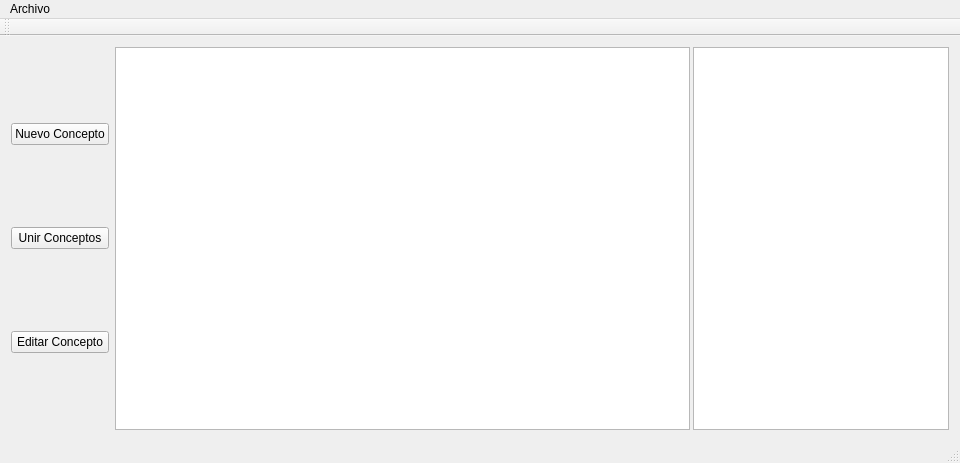
<?xml version="1.0" encoding="UTF-8"?>
<ui version="4.0">
 <class>MainWindow</class>
 <widget class="QMainWindow" name="MainWindow">
  <property name="geometry">
   <rect>
    <x>0</x>
    <y>0</y>
    <width>960</width>
    <height>463</height>
   </rect>
  </property>
  <property name="windowTitle">
   <string>MainWindow</string>
  </property>
  <widget class="QWidget" name="centralWidget">
   <layout class="QHBoxLayout" name="horizontalLayout">
    <item>
     <layout class="QVBoxLayout" name="verticalLayout">
      <item>
       <widget class="QPushButton" name="pushButton">
        <property name="text">
         <string>Nuevo Concepto</string>
        </property>
       </widget>
      </item>
      <item>
       <widget class="QPushButton" name="pushButton_2">
        <property name="text">
         <string>Unir Conceptos</string>
        </property>
       </widget>
      </item>
      <item>
       <widget class="QPushButton" name="pushButton_3">
        <property name="text">
         <string>Editar Concepto</string>
        </property>
       </widget>
      </item>
     </layout>
    </item>
    <item>
     <layout class="QGridLayout" name="gridLayout_2">
      <property name="spacing">
       <number>3</number>
      </property>
      <item row="1" column="0">
       <widget class="QGraphicsView" name="graphicsView">
        <property name="sizePolicy">
         <sizepolicy hsizetype="Expanding" vsizetype="Expanding">
          <horstretch>10</horstretch>
          <verstretch>0</verstretch>
         </sizepolicy>
        </property>
        <property name="minimumSize">
         <size>
          <width>250</width>
          <height>250</height>
         </size>
        </property>
       </widget>
      </item>
      <item row="1" column="1">
       <widget class="QListView" name="listView">
        <property name="enabled">
         <bool>true</bool>
        </property>
        <property name="sizePolicy">
         <sizepolicy hsizetype="Fixed" vsizetype="Expanding">
          <horstretch>0</horstretch>
          <verstretch>0</verstretch>
         </sizepolicy>
        </property>
        <property name="minimumSize">
         <size>
          <width>100</width>
          <height>0</height>
         </size>
        </property>
       </widget>
      </item>
     </layout>
    </item>
   </layout>
  </widget>
  <widget class="QMenuBar" name="menuBar">
   <property name="geometry">
    <rect>
     <x>0</x>
     <y>0</y>
     <width>960</width>
     <height>25</height>
    </rect>
   </property>
   <widget class="QMenu" name="menuArchivo">
    <property name="title">
     <string>Archivo</string>
    </property>
    <addaction name="actionNuevo_Archivo"/>
    <addaction name="actionAbrir_Archivo"/>
    <addaction name="actionGuardar_Archivo"/>
    <addaction name="actionGuardar_Como"/>
   </widget>
   <addaction name="menuArchivo"/>
  </widget>
  <widget class="QToolBar" name="mainToolBar">
   <attribute name="toolBarArea">
    <enum>TopToolBarArea</enum>
   </attribute>
   <attribute name="toolBarBreak">
    <bool>false</bool>
   </attribute>
  </widget>
  <widget class="QStatusBar" name="statusBar"/>
  <action name="actionNuevo_Archivo">
   <property name="text">
    <string>Nuevo Archivo</string>
   </property>
  </action>
  <action name="actionAbrir_Archivo">
   <property name="text">
    <string>Abrir Archivo</string>
   </property>
  </action>
  <action name="actionGuardar_Archivo">
   <property name="text">
    <string>Guardar Archivo</string>
   </property>
  </action>
  <action name="actionGuardar_Como">
   <property name="text">
    <string>Guardar Como</string>
   </property>
  </action>
 </widget>
 <layoutdefault spacing="6" margin="11"/>
 <resources/>
 <connections/>
</ui>
